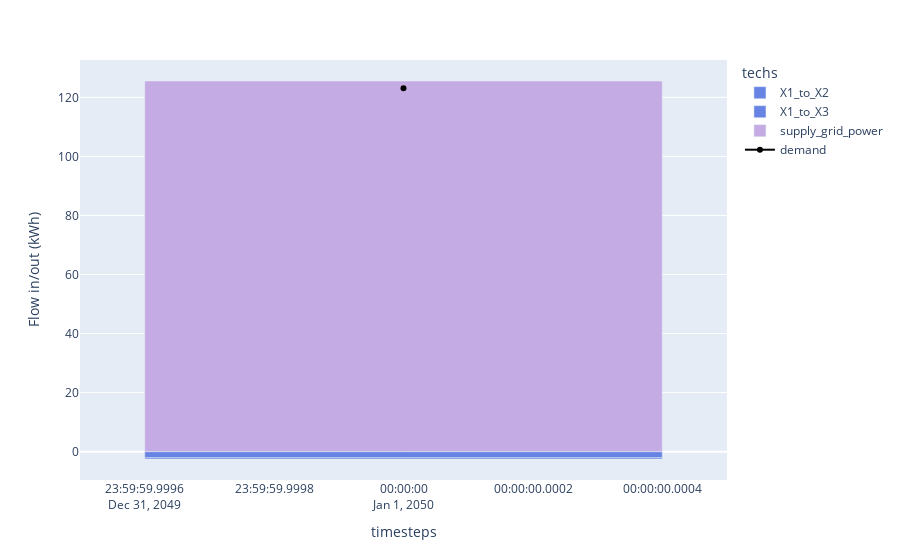

Notebook code cell kept with this figure:
### Code cell
# We set the color mapping to use in all our plots by extracting the colors defined in the technology definitions of our model.
colors = model.inputs.color.to_series().to_dict()

df_electricity = (
    (model.results.flow_out.fillna(0) - model.results.flow_in.fillna(0))
    .sel(carriers="electricity")
    .sum("nodes")
    .to_series()
    .where(lambda x: x != 0)
    .dropna()
    .to_frame("Flow in/out (kWh)")
    .reset_index()
)
df_electricity_demand = df_electricity[df_electricity.techs == "demand_electricity"]
df_electricity_other = df_electricity[df_electricity.techs != "demand_electricity"]

print(df_electricity.head())

fig1 = px.bar(
    df_electricity_other,
    x="timesteps",
    y="Flow in/out (kWh)",
    color="techs",
    color_discrete_map=colors,
)
fig1.add_scatter(
    x=df_electricity_demand.timesteps,
    y=-1 * df_electricity_demand["Flow in/out (kWh)"],
    marker_color="black",
    name="demand",
)

### Figure 1 — Plotly figure (JSON) as saved in the notebook; plotly's stock layout.template omitted (floating-point values rounded to 4 significant figures)
{"data": [{"hovertemplate": "techs=X1_to_X2<br>timesteps=%{x}<br>Flow in/out (kWh)=%{y}<extra></extra>", "legendgroup": "X1_to_X2", "marker": {"color": "#6783E3", "pattern": {"shape": ""}}, "name": "X1_to_X2", "orientation": "v", "showlegend": true, "textposition": "auto", "type": "bar", "x": ["2050-01-01T00:00:00.000000000"], "xaxis": "x", "y": [-2.078], "yaxis": "y"}, {"hovertemplate": "techs=X1_to_X3<br>timesteps=%{x}<br>Flow in/out (kWh)=%{y}<extra></extra>", "legendgroup": "X1_to_X3", "marker": {"color": "#6783E3", "pattern": {"shape": ""}}, "name": "X1_to_X3", "orientation": "v", "showlegend": true, "textposition": "auto", "type": "bar", "x": ["2050-01-01T00:00:00.000000000"], "xaxis": "x", "y": [-0.4202], "yaxis": "y"}, {"hovertemplate": "techs=supply_grid_power<br>timesteps=%{x}<br>Flow in/out (kWh)=%{y}<extra></extra>", "legendgroup": "supply_grid_power", "marker": {"color": "#C5ABE3", "pattern": {"shape": ""}}, "name": "supply_grid_power", "orientation": "v", "showlegend": true, "textposition": "auto", "type": "bar", "x": ["2050-01-01T00:00:00.000000000"], "xaxis": "x", "y": [125.5], "yaxis": "y"}, {"marker": {"color": "black"}, "name": "demand", "type": "scatter", "x": ["2050-01-01T00:00:00.000000000"], "y": [123.0]}], "layout": {"barmode": "relative", "legend": {"title": {"text": "techs"}, "tracegroupgap": 0}, "margin": {"t": 60}, "xaxis": {"anchor": "y", "domain": [0, 1], "title": {"text": "timesteps"}}, "yaxis": {"anchor": "x", "domain": [0, 1], "title": {"text": "Flow in/out (kWh)"}}}}
